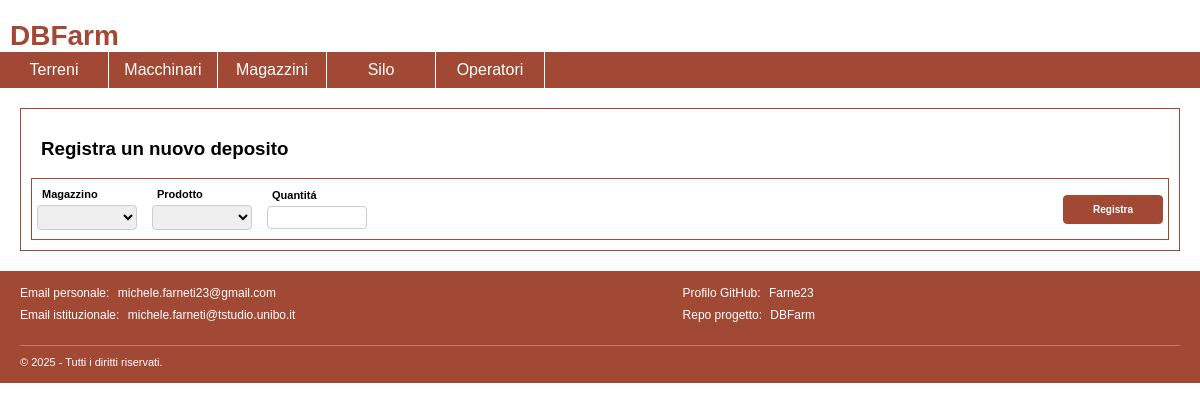
The app's page /magazzini.php, older data.
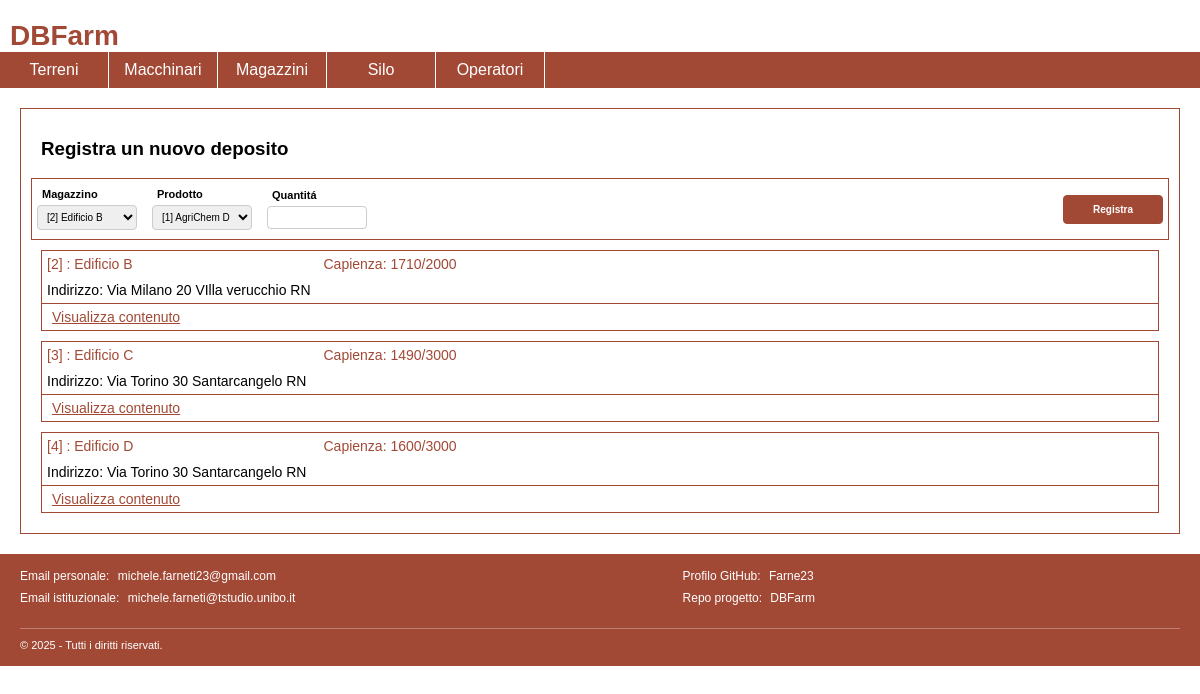
The same page, newer data.
### tables this page shows
CREATE TABLE edifici (
    idEdificio INT AUTO_INCREMENT PRIMARY KEY,
    nome VARCHAR(100) NOT NULL,
    via VARCHAR(150) NOT NULL,
    citta VARCHAR(100) NOT NULL,
    provincia CHAR(2) NOT NULL,
    tipo_silo BOOLEAN NOT NULL,  
    tipo_magazzino BOOLEAN NOT NULL,  
    capacita_silo INT DEFAULT NULL,  
    capacita_magazzino INT DEFAULT NULL  
);

### magazzini.php (called while the page is built, shortened)
<?php
require_once 'bootstrap.php';
require 'template/base.php';
?>

### database/database.php (called while the page is built, shortened)
<?php
class DatabaseHelper
{
    private $db;
    public function __construct($servername, $username, $password, $dbname, $port)
    {
        $this->db = new mysqli($servername, $username, $password, $dbname, $port);
    }
    function getMagazziniListComplete()
    {
        $stmt = $this->db->prepare("SELECT DISTINCT edifici.*, IFNULL(SUM(depositi.quantita), 0) as 'giacienza'  FROM edifici LEFT JOIN depositi ON depositi.idEdificio = edifici.idEdificio WHERE  edifici.tipo_magazzino=true GROUP BY edifici.idEdificio");
        $stmt->execute();
        $result = $stmt->get_result();
        $resultComplete = $result->fetch_all(MYSQLI_ASSOC);
        foreach ($resultComplete as &$edificio) {
            $edificio["content"] = $this->getMagazzinoContent($edificio["idEdificio"]);
        }
        return $resultComplete;
    }
    function getMagazzinoContent($idMagazzino)
    {
        $stmt = $this->db->prepare("SELECT prodotti.*, depositi.quantita as 'quantita', depositi.data_ultimo_deposito FROM edifici INNER JOIN depositi on edifici.idEdificio = depositi.idEdificio INNER JOIN prodotti on depositi.idProdotto = prodotti.idProdotto WHERE edifici.idEdificio=? ORDER BY prodotti.tipologia_prodotto");
        $stmt->bind_param("i", $idMagazzino);
        $stmt->execute();
        $resultBase = $stmt->get_result();
        $resultBase = $resultBase->fetch_all(MYSQLI_ASSOC);
        foreach ($resultBase as &$row) {
            $idProdotto = $row['idProdotto'];
            $tipologiaProdotto = $row['tipologia_prodotto'];
            $row['target'] = $this->getProductTargets($idProdotto, $tipologiaProdotto);
        }
        return $resultBase;
    }
    function getProductTargets($idProdotto, $tipologiaProdotto)
    {
        $result = "nessuno";
        switch ($tipologiaProdotto) {
            case 'sementi':
                $stmt = $this->db->prepare("SELECT varieta FROM prodotti WHERE idProdotto = ?");
                $stmt->bind_param("i", $idProdotto);
                $stmt->execute();
                $result = $stmt->get_result();
                $row = $result->fetch_assoc();
                $result = $row['varieta'];
                break;
            case 'diserbante':
                $stmt = $this->db->prepare("SELECT GROUP_CONCAT(obiettivi_diserbo.nome_infestante SEPARATOR ', ') as 'target' FROM obiettivi_diserbo WHERE idProdotto= ?");
                $stmt->bind_param("i", $idProdotto);
                $stmt->execute();
                $result = $stmt->get_result();
                $row = $result->fetch_assoc();
                $result = $row['target'];
                break;
            case 'fertilizzante':
                $stmt = $this->db->prepare("SELECT GROUP_CONCAT(nutrizioni.nome_coltura SEPARATOR ', ') as 'target' FROM nutrizioni WHERE idProdotto= ?");
                $stmt->bind_param("i", $idProdotto);
                $stmt->execute();
                $result = $stmt->get_result();
                $row = $result->fetch_assoc();
                $result = $row['target'];
                break;
        }
        return $result;
    }
    function getListaProdotti()
    {
        $stmt = $this->db->prepare("SELECT DISTINCT prodotti.* FROM prodotti ");
        $stmt->execute();
        $result = $stmt->get_result();
        return $result->fetch_all(MYSQLI_ASSOC);
    }
}
?>

### bootstrap.php (called while the page is built)
<?php
require_once("utils/functions.php");
require_once("database/database.php");
$dbh = new DatabaseHelper("localhost", "root", "", "DBFarm", 3306);
?>

### magazzini-main.php (the view, shortened to what the changed rows need)
<?php
require_once 'bootstrap.php';
$Magazzini = $dbh->getMagazziniListComplete();
$Prodotti = $dbh->getListaProdotti();
?>
<form id="newDepositoForm">
    <div class="input-line" id="newDepositoInput">
        <div class="input-group">
            <label for="magazzinoSelezionato">Magazzino</label>
            <select id="magazzinoSelezionato">
                <?php
                foreach ($Magazzini as $magazzino) {
                    echo '<option value="' . $magazzino["idEdificio"] . '">[' . $magazzino["idEdificio"] . '] ' . $magazzino["nome"] . '</option>;';
                }
                ?>
            </select>
        </div>
        <div class="input-group">
            <label for="prodottoSelezionato">Prodotto</label>
            <select id="prodottoSelezionato">
                <?php
                foreach ($Prodotti as $prodotto) {
                    echo '<option value="' . $prodotto["idProdotto"] . '">[' . $prodotto["idProdotto"] . '] ' . $prodotto["marca"] . ' '. $prodotto["nome"] . '</option>;';
                }
                ?>
            </select>
        </div>
    </div>
</form>
<section id="listaMagazzini">
    <ul>
        <?php
        echo createListaMagazzini($Magazzini);
        ?>
    </ul>
</section>

### utils/functions.php (shortened to what the changed rows need)
<?php
function createListaMagazzini($magazzini)
{
    $listaMagazzini = "";
    foreach ($magazzini as $magazzino) {
        $listaMagazzini .= "<li>";
        $listaMagazzini .= "<div class='white-on-orange'>";
        $listaMagazzini .= "<span class='three-slots'> [" . $magazzino["idEdificio"] . "] : " . $magazzino["nome"] . "</span>";
        $listaMagazzini .= "<span class='three-slots'> Capienza: " . $magazzino["giacienza"] . "/" . $magazzino["capacita_magazzino"] . "</span>";
        $listaMagazzini .= "</div>";
        $listaMagazzini .= "<div>";
        $listaMagazzini .= "<span class='entire-line end-section'> Indirizzo: " . $magazzino["via"] . " " . $magazzino["citta"] . " " . $magazzino["provincia"] . "</span>";
        $listaMagazzini .= "</div>";
        $listaMagazzini .= "<div>";
        $listaMagazzini .= "<span class='entire-line'><a class='edificio-" . $magazzino["idEdificio"] . "'  onclick='toggleHiddenByClass(\"edificio-" . $magazzino["idEdificio"] . "\")'>Visualizza contenuto</a></span>";
        $listaMagazzini .= "</div>";
        $listaMagazzini .= "<div>";
        $listaMagazzini .= "<ul class='full-list hidden edificio-" . $magazzino["idEdificio"] . "'>";
        foreach ($magazzino["content"] as $prodotto) {
            $listaMagazzini .= "<li>";
            $listaMagazzini .= "<span class='important-attribute " . htmlspecialchars($prodotto["tipologia_prodotto"]) . "'>" . htmlspecialchars($prodotto["tipologia_prodotto"]) . "</span>";
            $listaMagazzini .= "<span>" . $prodotto["marca"] . " " . $prodotto["nome"] . " </span>";
            $listaMagazzini .= "<span> Quantità: " . $prodotto["quantita"] . " </span>";
            $listaMagazzini .= "<span> Deposito: " . $prodotto["data_ultimo_deposito"] . " </span>";
            $listaMagazzini .= "</li>";
            $listaMagazzini .= "<table>";
            $listaMagazzini .= "<tr>";
            $listaMagazzini .= "<td>Costo:</td>";
            $listaMagazzini .= "<td>" . $prodotto["costo"] . "</td>";
            $listaMagazzini .= "</tr>";
            $listaMagazzini .= "<tr>";
            $listaMagazzini .= "<td>Target:";
            $listaMagazzini .= "</td>";
            $listaMagazzini .= "<td>" . $prodotto["target"] . "</td>";
            $listaMagazzini .= "</tr>";
            $listaMagazzini .= "</table>";
            $listaMagazzini .= "</li>";
        }
        $listaMagazzini .= "</ul>";
        $listaMagazzini .= "</div>";
        $listaMagazzini .= "</li>";
    }
    return $listaMagazzini;
}
?>

Row changes from the older to the newer data that the page shows:
added edifici: idEdificio "2", nome "Edificio B", giacienza "1710", capacita_magazzino "2000", via "Via Milano 20", citta "VIlla verucchio", provincia "RN"
added edifici: idEdificio "3", nome "Edificio C", giacienza "1490", capacita_magazzino "3000", via "Via Torino 30", citta "Santarcangelo", provincia "RN"
added edifici: idEdificio "4", nome "Edificio D", giacienza "1600", capacita_magazzino "3000", via "Via Torino 30", citta "Santarcangelo", provincia "RN"
Text that changed along with them:
form field value: (not shown) → "[2] Edificio B"
form field value: (not shown) → "[1] AgriChem Diserbante Rapido"
